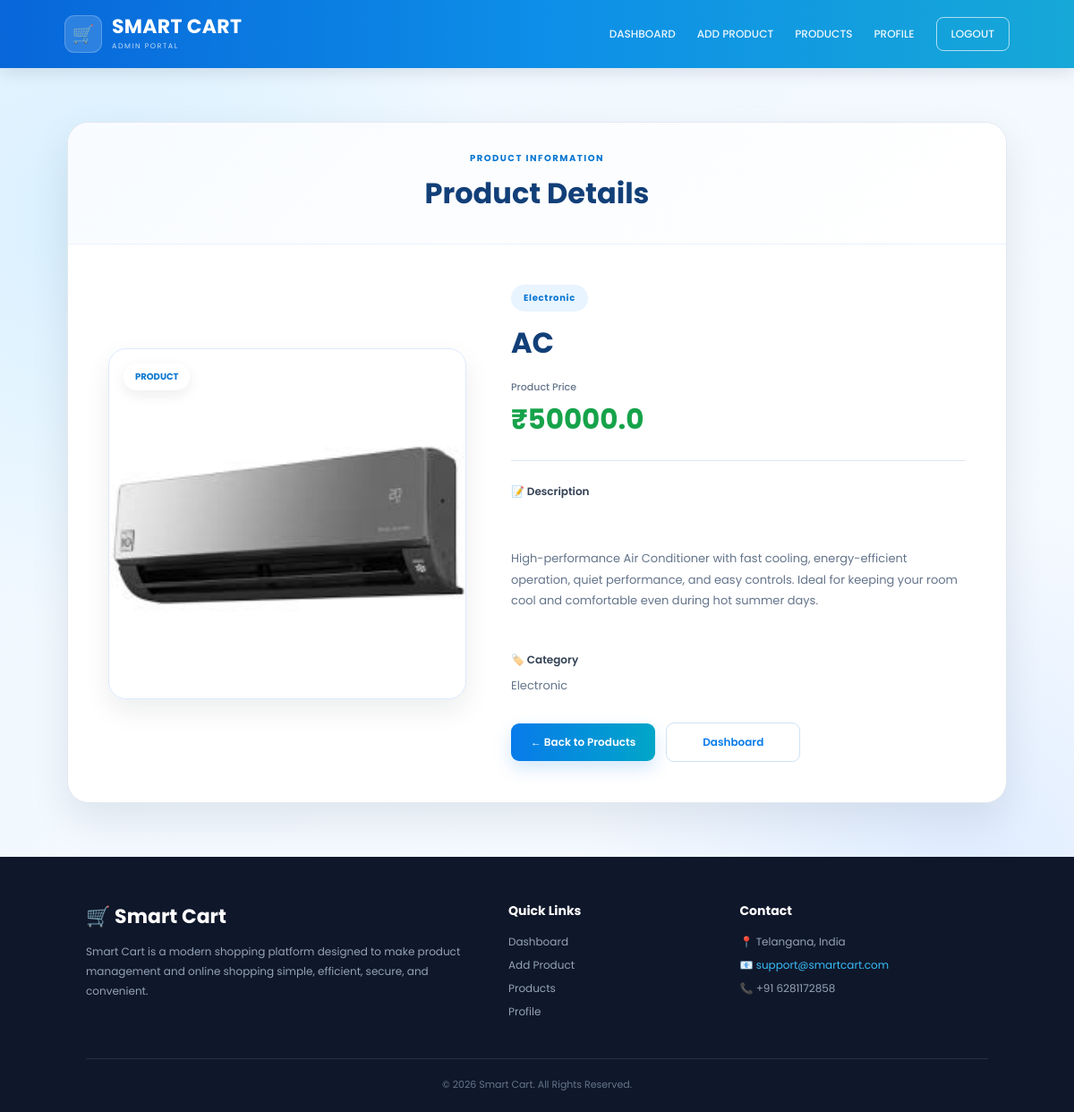
/admin/view-item/1 (signed in), run on the app's committed database.
### tables this page shows
CREATE TABLE products (
    product_id INTEGER PRIMARY KEY AUTOINCREMENT,
    name TEXT NOT NULL,
    description TEXT,
    category TEXT,
    price REAL NOT NULL,
    image TEXT
);

### app.py (the view)
@app.route('/admin/view-item/<int:item_id>')
def view_item(item_id):
    if 'admin_id' not in session:
        flash("Please login first!", "danger")
        return redirect(url_for('admin_login'))
    conn = get_db_connection()
    cursor = conn.cursor(dictionary=True)
    cursor.execute(
        "SELECT * FROM products WHERE product_id=%s",
        (item_id,)
    )
    product = cursor.fetchone()
    cursor.close()
    conn.close()
    if not product:
        flash("Product not found!", "danger")
        return redirect(url_for('item_list'))
    return render_template(
        "admin/view_item.html",
        product=product
    )

### templates/admin/view_item.html (shortened to what this page needs)
<!DOCTYPE html>
<html lang="en">
<head>
</head>
<body>
<nav class="navbar">
    <a href="{{ url_for('admin_dashboard') }}"
       class="brand">
        <div class="logo-icon">
            🛒
        </div>
        <div class="logo-text">
            <h2>
                SMART CART
            </h2>
            <span>
                ADMIN PORTAL
            </span>
        </div>
    </a>
    <div
        class="nav-links"
        id="navLinks">
        <a href="{{ url_for('admin_dashboard') }}">
            DASHBOARD
        </a>
        <a href="{{ url_for('add_item_page') }}">
            ADD PRODUCT
        </a>
        <a href="{{ url_for('item_list') }}">
            PRODUCTS
        </a>
        <a href="{{ url_for('admin_profile') }}">
            PROFILE
        </a>
        <a href="{{ url_for('admin_logout') }}"
           class="logout-link">
            LOGOUT
        </a>
    </div>
</nav>
<main class="main-content">
    <section class="product-card">
        <div class="product-header">
            <span>
                PRODUCT INFORMATION
            </span>
            <h1>
                Product Details
            </h1>
        </div>
        <div class="product-container">
            <div class="product-image-section">
                <div class="image-wrapper">
                    <img
                        src="{{ url_for('static',
                        filename='uploads/product_images/' + product.image) }}"
                        alt="{{ product.name }}"
                        class="product-image">
                    <span class="image-badge">
                        PRODUCT
                    </span>
                </div>
            </div>
            <div class="product-info">
                <span class="product-category">
                    {{ product.category }}
                </span>
                <h2 class="product-name">
                    {{ product.name }}
                </h2>
                <div class="price-box">
                    <span class="price-label">
                        Product Price
                    </span>
                    <div class="price">
                        ₹{{ product.price }}
                    </div>
                </div>
                <div class="detail-item">
                    <div class="detail-label">
                        📝 Description
                    </div>
                    <div class="detail-value description">
                        {{ product.description }}
                    </div>
                </div>
                <div class="detail-item">
                    <div class="detail-label">
                        🏷️ Category
                    </div>
                    <div class="detail-value">
                        {{ product.category }}
                    </div>
                </div>
                <div class="button-group">
                    <a href="{{ url_for('item_list') }}"
                       class="back-btn">
                        ← Back to Products
                    </a>
                    <a href="{{ url_for('admin_dashboard') }}"
                       class="dashboard-btn">
                        Dashboard
                    </a>
                </div>
            </div>
        </div>
    </section>
</main>
<footer>
    <div class="footer-content">
        <div class="footer-brand">
            <h2>
                🛒 Smart Cart
            </h2>
            <p>
                Smart Cart is a modern shopping platform
                designed to make product management and
                online shopping simple, efficient,
                secure, and convenient.
            </p>
        </div>
        <div class="footer-links">
            <h3>
                Quick Links
            </h3>
            <a href="{{ url_for('admin_dashboard') }}">
                Dashboard
            </a>
            <a href="{{ url_for('add_item_page') }}">
                Add Product
            </a>
            <a href="{{ url_for('item_list') }}">
                Products
            </a>
            <a href="{{ url_for('admin_profile') }}">
                Profile
            </a>
        </div>
        <div class="footer-contact">
            <h3>
                Contact
            </h3>
            <p>
                📍 Telangana, India
            </p>
            <p>
                📧
                <a href="mailto:support@smartcart.com">
                    support@smartcart.com
                </a>
            </p>
            <p>
                📞 +91 6281172858
            </p>
        </div>
    </div>
    <div class="footer-bottom">
        © 2026 Smart Cart.
        All Rights Reserved.
    </div>
</footer>
</body>
</html>

### data on the page
products: image (picture), category "Electronic", name "AC", price "50000.0", description "High-performance Air Conditioner with fast cooling, energy-efficient operation, quiet performance, and easy controls. Ideal for keeping your room cool and comfortable even during hot summer days."
